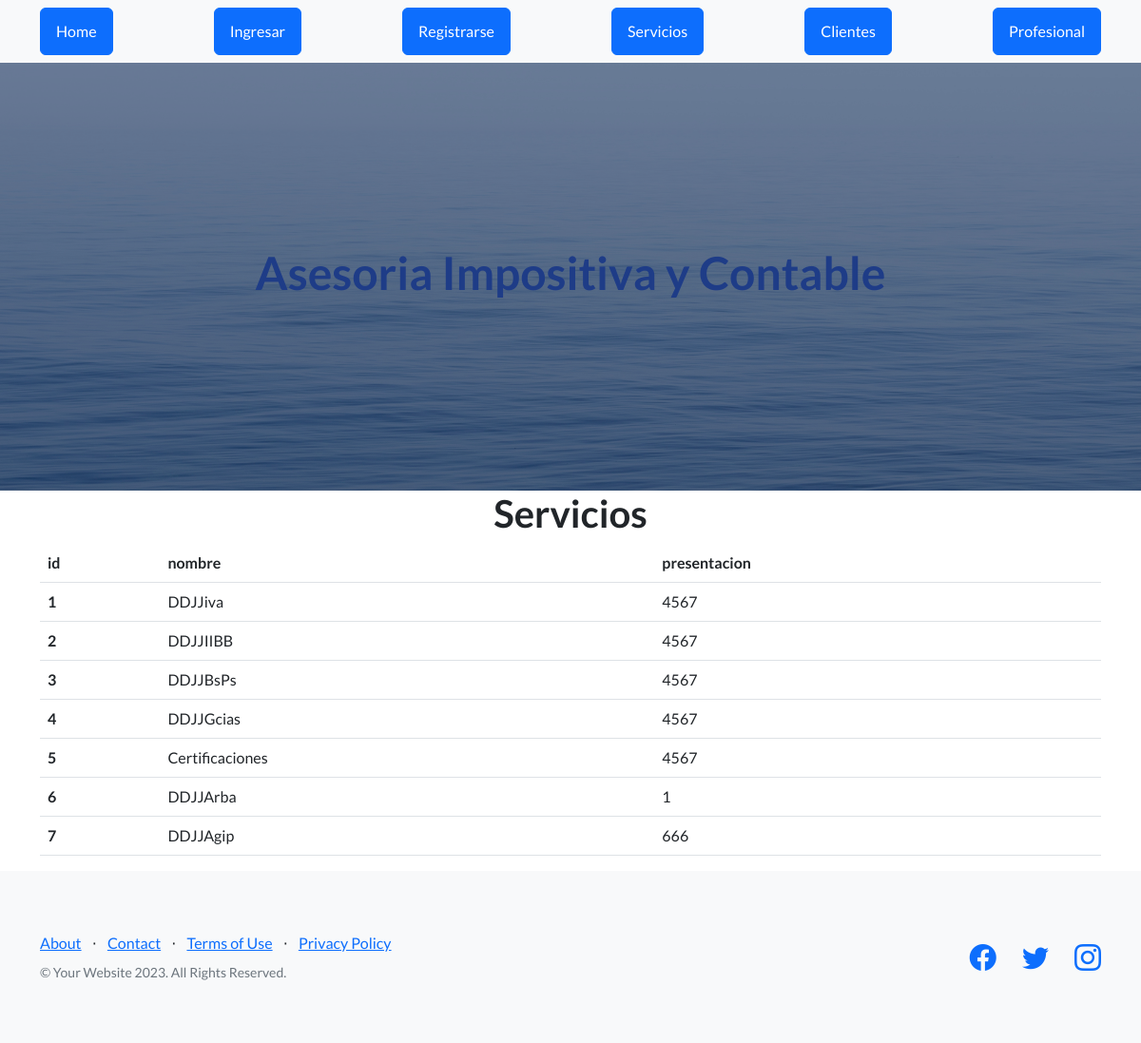
The page /Appasesoria/ver_servicios on the database its author committed.
### Appasesoria/models.py (models this page shows)
class Servicio(models.Model):
    nombre = models.CharField(max_length=40)
    presentacion = models.IntegerField()

### Appasesoria/views.py (the view)
# urls.py: path("ver_servicios", views.ver_servicios, name="servicios"),
def ver_servicios(request):
    servicios = Servicio.objects.all()
    dicc = {"servicios": servicios}
    plantilla = loader.get_template("servicios.html")
    documento = plantilla.render(dicc)
    return HttpResponse(documento)

### Appasesoria/template/servicios.html
{% extends 'padre.html' %}
{% load static %}
{% block contenido %}
<main class="container">
    <h1 class="text-center title"> Servicios</h1>
        <table class="table">
            <thead>
                <tr>
                    <th>id</th>
                    <th>nombre</th>
                    <th>presentacion</th>
                </tr>
            </thead>
            <tbody>
                {% for n in servicios %}
                <tr>
                    <th scope="row">{{n.id}}</th>
                    <td>{{n.nombre}}</td>
                    <td>{{n.presentacion}}</td>
                </tr>
                {% endfor %}
            </tbody>
        </table>
</main>
{% endblock %}

### Appasesoria/template/padre.html (shortened to what this page needs)
<!DOCTYPE html>
<html lang="en">
    <head>
        {% load static %}
        <link href="https://cdn.jsdelivr.net/npm/bootstrap-icons@1.5.0/font/bootstrap-icons.css" rel="stylesheet" type="text/css" />
        <link href="{% static 'Appasesoria/css/styles.css' %}" rel="stylesheet" />
    </head>
    <body>
        <nav class="navbar navbar-light bg-light static-top">
            <div class="container">
                <a class="btn btn-primary" href="{% url 'home' %}">Home</a>
                <a class="btn btn-primary" href="">Ingresar</a>
                <a class="btn btn-primary" href="">Registrarse</a>
                <a class="btn btn-primary" href="{% url 'servicios' %}">Servicios</a>
                <a class="btn btn-primary" href="{% url 'clientes' %}">Clientes</a>
                <a class="btn btn-primary" href="{% url 'profesional' %}">Profesional</a>
            </div>
        </nav>
        <header class="masthead">
          <h1 class="text-center" style="color:rgb(32, 66, 178)">Asesoria Impositiva y Contable</h1>
        </header>
        {% block contenido %}
        {% endblock %}
        <footer class="footer bg-light">
            <div class="container">
                <div class="row">
                    <div class="col-lg-6 h-100 text-center text-lg-start my-auto">
                        <ul class="list-inline mb-2">
                            <li class="list-inline-item"><a href="#!">About</a></li>
                            <li class="list-inline-item">⋅</li>
                            <li class="list-inline-item"><a href="#!">Contact</a></li>
                            <li class="list-inline-item">⋅</li>
                            <li class="list-inline-item"><a href="#!">Terms of Use</a></li>
                            <li class="list-inline-item">⋅</li>
                            <li class="list-inline-item"><a href="#!">Privacy Policy</a></li>
                        </ul>
                        <p class="text-muted small mb-4 mb-lg-0">&copy; Your Website 2023. All Rights Reserved.</p>
                    </div>
                    <div class="col-lg-6 h-100 text-center text-lg-end my-auto">
                        <ul class="list-inline mb-0">
                            <li class="list-inline-item me-4">
                                <a href="#!"><i class="bi-facebook fs-3"></i></a>
                            </li>
                            <li class="list-inline-item me-4">
                                <a href="#!"><i class="bi-twitter fs-3"></i></a>
                            </li>
                            <li class="list-inline-item">
                                <a href="#!"><i class="bi-instagram fs-3"></i></a>
                            </li>
                        </ul>
                    </div>
                </div>
            </div>
        </footer>
    </body>
</html>

### rows shown on the page
Servicio: id "1", nombre "DDJJiva", presentacion "4567"
Servicio: id "2", nombre "DDJJIIBB", presentacion "4567"
Servicio: id "3", nombre "DDJJBsPs", presentacion "4567"
Servicio: id "4", nombre "DDJJGcias", presentacion "4567"
Servicio: id "5", nombre "Certificaciones", presentacion "4567"
Servicio: id "6", nombre "DDJJArba", presentacion "1"
Servicio: id "7", nombre "DDJJAgip", presentacion "666"
